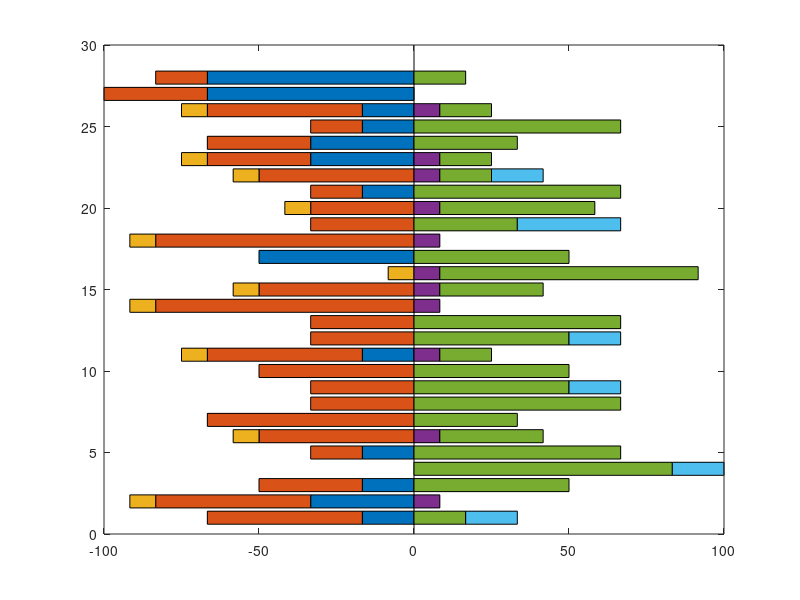

Reproduce this figure in MATLAB. (Note: this script raises an error after producing the figure.)
%% Likert diverging stacked chart + nonparametric tests
% This script:
%  1) Arranges a 7x repeated 4-question Likert dataset (values in -2..+2)
%  2) Computes percentage breakdown per category and builds a
%     diverging stacked barh (with symmetric 0 bin split)
%  3) Runs Wilcoxon signed-rank tests (median vs 0)
%  4) Shows a grouped bar+scatter using dabarplot (external toolbox)
%
% This code generates fig. S4B

clc; clear; close all;

%% -------------------------- Raw data (Qs) -------------------------------
% Qs is an N x 4 array of Likert scores in {-2,-1,0,1,2} for questions Q1..Q4.
% Rows correspond to repeated "cases" interleaved every 'numCases' rows.
load LikertAnswers.mat

numCases      = 7;                % number of interleaved cases
numQuestions  = size(Qs,2);       % 4 questions
likertScores  = -2:2;             % allowed responses
numLikert     = numel(likertScores);

% x-axis (each row in y corresponds to a "case-question" pair)
x = 1:(numQuestions * numCases);

%% -------------------- Reorder rows by case and question ------------------
% We build y as [Q1 rows for all cases; Q2 rows ...; Q3 ...; Q4 ...],
% so that each block of 'numCases' rows belongs to a question.
y = [];
for i = 1:numCases
    % each line concatenates Q1..Q4 slices for case i
    y = [y; Qs(i:numCases:end,1)'; Qs(i:numCases:end,2)'; Qs(i:numCases:end,3)'; Qs(i:numCases:end,4)'];
end
% After the loop, y is (numQuestions*numCases) x (#repetitions for each cell).
% 'timesAsked' = number of repeated measures for each "cell".
timesAsked = size(y,2);

%% ------------------------- Percent breakdown -----------------------------
% y2: percentage distribution across Likert categories for each cell in y
y2 = zeros(numQuestions*numCases, numLikert);
for i = 1:(numQuestions*numCases)
    for j = 1:numLikert
        y2(i,j) = 100 * sum(y(i,:) == likertScores(j)) / timesAsked;
    end
end

%% ------------------ Build diverging 6-bin layout around 0 -----------------
% We want stacked order: [-2, -1, 0L, 0R, +1, +2]
% Start from columns y2 = [-2 -1 0 +1 +2]
y3        = y2;
y3(:,1)   = -y3(:,1);   % place -2 on the negative side
y3(:,2)   = -y3(:,2);   % place -1 on the negative side

% split the 0 bin into half negative (0L) and half positive (0R)
temp0     = y3(:,3);
y3(:,3)   = -temp0/2;   % 0L (negative half)
y3(:,4)   =  temp0/2;   % 0R (positive half)

% shift +1 and +2 into the 5th and 6th columns
y3(:,6)   = y3(:,5);    % move +2 to column 6
y3(:,5)   = y2(:,4);    % put +1 into column 5

% final diverging array y4: [-2, -1, 0L, 0R, +1, +2]
% (The original code swapped columns for plotting convenience; we keep it explicit)
y4 = y3;

% Optional flip for aesthetics
y5 = flipud(y4);

%% ---------------------- Diverging stacked barh ----------------------------
figure('Units','normalized','Position',[0.3 0.05 0.35 0.8],'Color','w');
BH = barh(x, y5, 'stacked');

% Likert colors for 6 bins: [-2, -1, 0L, 0R, +1, +2]
LikertColors = [ ...
    0.808, 0.804, 0.804;  % -2 (light gray)
    0.486, 0.604, 0.569;  % -1 (green-gray)
    0.329, 0.584, 0.647;  %  0L (teal)
    0.808, 0.804, 0.804;  %  0R (light gray)
    0.937, 0.792, 0.561;  % +1 (tan)
    0.941, 0.580, 0.518]; % +2 (salmon)

for k = 1:numel(BH)
    BH(k).FaceColor = LikertColors(k,:);
end

% Legend aligned to the 6 bins in the stack
leg = legend({'0','-1','-2','0','+1','+2'}, 'Orientation','horizontal', ...
    'Location','southoutside');
leg.AutoUpdate = 'off';

% Y ticks: label each block center with Q4..Q1 (to match the flipped order)
yt = 1:(numQuestions*numCases);
set(gca,'YTick', (numCases/2)+numCases*(0:numQuestions-1));
set(gca,'YTickLabel', fliplr({'Q1','Q2','Q3','Q4'}));  % because of flipud

% dashed separators between question blocks
hold on;
for q = 1:numQuestions-1
    yline(q*numCases + 0.5, 'k--');  % line between blocks
end
hold off;

xlabel('Proportion of total responses (%)','Interpreter','latex');
xline(0,'k','LineWidth',1);
xlim([-120 120]);  % symmetric range for clarity
box off;

% OPTIONAL: add value labels (small) inside the bars
labelOffset = 5.5;  % adjust to taste / screen
for i = 1:numel(BH)
    yi = BH(i).YData;
    for j = 1:numel(yi)
        if yi(j) ~= 0
            % Compute a mid-segment position for label
            yMid = BH(i).YEndPoints(j) - yi(j)/2;
            txt  = sprintf('%.1f', abs(yi(j)));
            text(yMid - labelOffset, BH(i).XData(j), txt, 'FontSize', 7);
        end
    end
end

%% ------------------------- Wilcoxon sign-rank ----------------------------
% Test each row of y (all repeated measures for that cell) against median 0
% Requires Statistics and Machine Learning Toolbox.
y6 = y;
Parray = NaN(size(y6,1),1);
Harray = NaN(size(y6,1),1);
for i = 1:size(y6,1)
    [P,H]   = signrank(y6(i,:), 0);  % median vs 0
    Parray(i) = P;
    Harray(i) = H;
end
disp('Wilcoxon p-values per row (y6):');
disp(Parray.');

%% ---------------------- Grouped bar + scatter panel ----------------------
addpath(genpath('frank-pk-DataViz-3.2.3.0'));  % external viz toolbox

data1           = Qs;
group_inx       = repmat((1:numCases), 1, numQuestions).';  % 7 cases repeated over 4 questions
group_names     = arrayfun(@(k)sprintf('g%d',k), 1:numCases, 'UniformOutput', false);
condition_names = {'Q1','Q2','Q3','Q4'};

figure('Units','normalized','Position',[0.2 0.2 0.7 0.4],'Color','w');
h = dabarplot(data1, 'groups', group_inx, ...
    'xtlabels', condition_names, 'errorbars', 0, ...
    'scatter', 1, 'scattersize', 15, 'scatteralpha', 0.7, ...
    'barspacing', 0.8, 'legend', group_names);
ylim([-2.5 2.5]); yticks(-2:2);
ylabel('Answers (Likert)');
title('Grouped responses by case and question');
